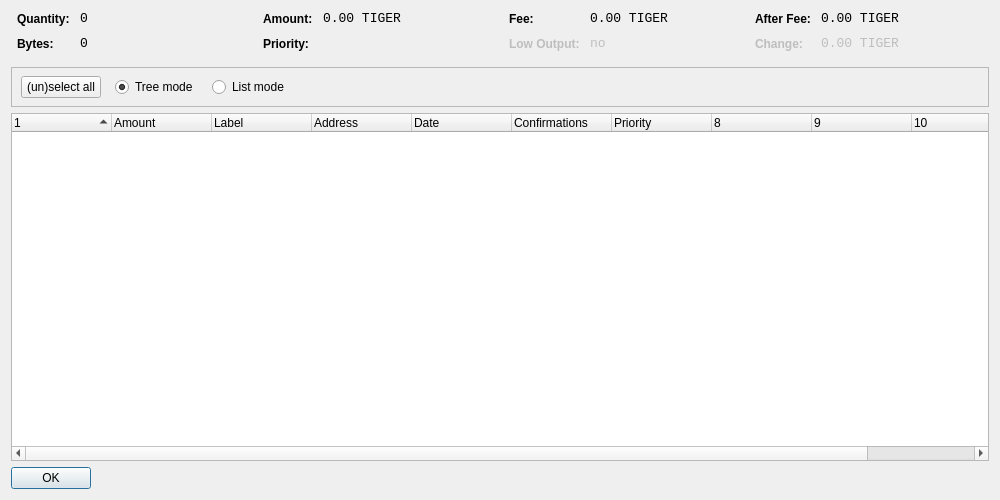
<?xml version="1.0" encoding="UTF-8"?>
<ui version="4.0">
 <class>CoinControlDialog</class>
 <widget class="QDialog" name="CoinControlDialog">
  <property name="geometry">
   <rect>
    <x>0</x>
    <y>0</y>
    <width>1000</width>
    <height>500</height>
   </rect>
  </property>
  <property name="windowTitle">
   <string>Coin Control</string>
  </property>
  <layout class="QVBoxLayout" name="verticalLayout">
   <item>
    <layout class="QHBoxLayout" name="horizontalLayoutTop" stretch="0,0,0,0">
     <property name="topMargin">
      <number>0</number>
     </property>
     <property name="bottomMargin">
      <number>10</number>
     </property>
     <item>
      <layout class="QFormLayout" name="formLayoutCoinControl1">
       <property name="horizontalSpacing">
        <number>10</number>
       </property>
       <property name="verticalSpacing">
        <number>10</number>
       </property>
       <property name="leftMargin">
        <number>6</number>
       </property>
       <property name="rightMargin">
        <number>6</number>
       </property>
       <item row="0" column="0">
        <widget class="QLabel" name="labelCoinControlQuantityText">
         <property name="styleSheet">
          <string notr="true">font-weight:bold;</string>
         </property>
         <property name="text">
          <string>Quantity:</string>
         </property>
        </widget>
       </item>
       <item row="0" column="1">
        <widget class="QLabel" name="labelCoinControlQuantity">
         <property name="font">
          <font>
           <family>Monospace</family>
           <pointsize>10</pointsize>
          </font>
         </property>
         <property name="cursor">
          <cursorShape>IBeamCursor</cursorShape>
         </property>
         <property name="contextMenuPolicy">
          <enum>Qt::ActionsContextMenu</enum>
         </property>
         <property name="text">
          <string notr="true">0</string>
         </property>
         <property name="textInteractionFlags">
          <set>Qt::LinksAccessibleByMouse|Qt::TextSelectableByKeyboard|Qt::TextSelectableByMouse</set>
         </property>
        </widget>
       </item>
       <item row="1" column="0">
        <widget class="QLabel" name="labelCoinControlBytesText">
         <property name="styleSheet">
          <string notr="true">font-weight:bold;</string>
         </property>
         <property name="text">
          <string>Bytes:</string>
         </property>
        </widget>
       </item>
       <item row="1" column="1">
        <widget class="QLabel" name="labelCoinControlBytes">
         <property name="font">
          <font>
           <family>Monospace</family>
           <pointsize>10</pointsize>
          </font>
         </property>
         <property name="cursor">
          <cursorShape>IBeamCursor</cursorShape>
         </property>
         <property name="contextMenuPolicy">
          <enum>Qt::ActionsContextMenu</enum>
         </property>
         <property name="text">
          <string notr="true">0</string>
         </property>
         <property name="textInteractionFlags">
          <set>Qt::LinksAccessibleByMouse|Qt::TextSelectableByKeyboard|Qt::TextSelectableByMouse</set>
         </property>
        </widget>
       </item>
      </layout>
     </item>
     <item>
      <layout class="QFormLayout" name="formLayoutCoinControl2">
       <property name="horizontalSpacing">
        <number>10</number>
       </property>
       <property name="verticalSpacing">
        <number>10</number>
       </property>
       <property name="leftMargin">
        <number>6</number>
       </property>
       <property name="rightMargin">
        <number>6</number>
       </property>
       <item row="0" column="0">
        <widget class="QLabel" name="labelCoinControlAmountText">
         <property name="styleSheet">
          <string notr="true">font-weight:bold;</string>
         </property>
         <property name="text">
          <string>Amount:</string>
         </property>
        </widget>
       </item>
       <item row="0" column="1">
        <widget class="QLabel" name="labelCoinControlAmount">
         <property name="font">
          <font>
           <family>Monospace</family>
           <pointsize>10</pointsize>
          </font>
         </property>
         <property name="cursor">
          <cursorShape>IBeamCursor</cursorShape>
         </property>
         <property name="contextMenuPolicy">
          <enum>Qt::ActionsContextMenu</enum>
         </property>
         <property name="text">
          <string notr="true">0.00 TIGER</string>
         </property>
         <property name="textInteractionFlags">
          <set>Qt::LinksAccessibleByMouse|Qt::TextSelectableByKeyboard|Qt::TextSelectableByMouse</set>
         </property>
        </widget>
       </item>
       <item row="1" column="0">
        <widget class="QLabel" name="labelCoinControlPriorityText">
         <property name="styleSheet">
          <string notr="true">font-weight:bold;</string>
         </property>
         <property name="text">
          <string>Priority:</string>
         </property>
        </widget>
       </item>
       <item row="1" column="1">
        <widget class="QLabel" name="labelCoinControlPriority">
         <property name="font">
          <font>
           <family>Monospace</family>
           <pointsize>10</pointsize>
          </font>
         </property>
         <property name="cursor">
          <cursorShape>IBeamCursor</cursorShape>
         </property>
         <property name="contextMenuPolicy">
          <enum>Qt::ActionsContextMenu</enum>
         </property>
         <property name="text">
          <string/>
         </property>
         <property name="textInteractionFlags">
          <set>Qt::LinksAccessibleByMouse|Qt::TextSelectableByKeyboard|Qt::TextSelectableByMouse</set>
         </property>
        </widget>
       </item>
      </layout>
     </item>
     <item>
      <layout class="QFormLayout" name="formLayoutCoinControl3">
       <property name="horizontalSpacing">
        <number>10</number>
       </property>
       <property name="verticalSpacing">
        <number>10</number>
       </property>
       <property name="leftMargin">
        <number>6</number>
       </property>
       <property name="rightMargin">
        <number>6</number>
       </property>
       <item row="0" column="0">
        <widget class="QLabel" name="labelCoinControlFeeText">
         <property name="styleSheet">
          <string notr="true">font-weight:bold;</string>
         </property>
         <property name="text">
          <string>Fee:</string>
         </property>
        </widget>
       </item>
       <item row="0" column="1">
        <widget class="QLabel" name="labelCoinControlFee">
         <property name="font">
          <font>
           <family>Monospace</family>
           <pointsize>10</pointsize>
          </font>
         </property>
         <property name="cursor">
          <cursorShape>IBeamCursor</cursorShape>
         </property>
         <property name="contextMenuPolicy">
          <enum>Qt::ActionsContextMenu</enum>
         </property>
         <property name="text">
          <string notr="true">0.00 TIGER</string>
         </property>
         <property name="textInteractionFlags">
          <set>Qt::LinksAccessibleByMouse|Qt::TextSelectableByKeyboard|Qt::TextSelectableByMouse</set>
         </property>
        </widget>
       </item>
       <item row="1" column="0">
        <widget class="QLabel" name="labelCoinControlLowOutputText">
         <property name="enabled">
          <bool>false</bool>
         </property>
         <property name="styleSheet">
          <string notr="true">font-weight:bold;</string>
         </property>
         <property name="text">
          <string>Low Output:</string>
         </property>
        </widget>
       </item>
       <item row="1" column="1">
        <widget class="QLabel" name="labelCoinControlLowOutput">
         <property name="enabled">
          <bool>false</bool>
         </property>
         <property name="font">
          <font>
           <family>Monospace</family>
           <pointsize>10</pointsize>
          </font>
         </property>
         <property name="cursor">
          <cursorShape>IBeamCursor</cursorShape>
         </property>
         <property name="contextMenuPolicy">
          <enum>Qt::ActionsContextMenu</enum>
         </property>
         <property name="text">
          <string notr="true">no</string>
         </property>
         <property name="textInteractionFlags">
          <set>Qt::LinksAccessibleByMouse|Qt::TextSelectableByKeyboard|Qt::TextSelectableByMouse</set>
         </property>
        </widget>
       </item>
      </layout>
     </item>
     <item>
      <layout class="QFormLayout" name="formLayoutCoinControl4">
       <property name="horizontalSpacing">
        <number>10</number>
       </property>
       <property name="verticalSpacing">
        <number>10</number>
       </property>
       <property name="leftMargin">
        <number>6</number>
       </property>
       <property name="rightMargin">
        <number>6</number>
       </property>
       <item row="0" column="0">
        <widget class="QLabel" name="labelCoinControlAfterFeeText">
         <property name="styleSheet">
          <string notr="true">font-weight:bold;</string>
         </property>
         <property name="text">
          <string>After Fee:</string>
         </property>
        </widget>
       </item>
       <item row="0" column="1">
        <widget class="QLabel" name="labelCoinControlAfterFee">
         <property name="font">
          <font>
           <family>Monospace</family>
           <pointsize>10</pointsize>
          </font>
         </property>
         <property name="cursor">
          <cursorShape>IBeamCursor</cursorShape>
         </property>
         <property name="contextMenuPolicy">
          <enum>Qt::ActionsContextMenu</enum>
         </property>
         <property name="text">
          <string notr="true">0.00 TIGER</string>
         </property>
         <property name="textInteractionFlags">
          <set>Qt::LinksAccessibleByMouse|Qt::TextSelectableByKeyboard|Qt::TextSelectableByMouse</set>
         </property>
        </widget>
       </item>
       <item row="1" column="0">
        <widget class="QLabel" name="labelCoinControlChangeText">
         <property name="enabled">
          <bool>false</bool>
         </property>
         <property name="styleSheet">
          <string notr="true">font-weight:bold;</string>
         </property>
         <property name="text">
          <string>Change:</string>
         </property>
        </widget>
       </item>
       <item row="1" column="1">
        <widget class="QLabel" name="labelCoinControlChange">
         <property name="enabled">
          <bool>false</bool>
         </property>
         <property name="font">
          <font>
           <family>Monospace</family>
           <pointsize>10</pointsize>
          </font>
         </property>
         <property name="cursor">
          <cursorShape>IBeamCursor</cursorShape>
         </property>
         <property name="contextMenuPolicy">
          <enum>Qt::ActionsContextMenu</enum>
         </property>
         <property name="text">
          <string notr="true">0.00 TIGER</string>
         </property>
         <property name="textInteractionFlags">
          <set>Qt::LinksAccessibleByMouse|Qt::TextSelectableByKeyboard|Qt::TextSelectableByMouse</set>
         </property>
        </widget>
       </item>
      </layout>
     </item>
    </layout>
   </item>
   <item>
    <widget class="QFrame" name="frame">
     <property name="minimumSize">
      <size>
       <width>0</width>
       <height>40</height>
      </size>
     </property>
     <property name="frameShape">
      <enum>QFrame::StyledPanel</enum>
     </property>
     <property name="frameShadow">
      <enum>QFrame::Sunken</enum>
     </property>
     <widget class="QWidget" name="horizontalLayoutWidget">
      <property name="geometry">
       <rect>
        <x>10</x>
        <y>0</y>
        <width>781</width>
        <height>41</height>
       </rect>
      </property>
      <layout class="QHBoxLayout" name="horizontalLayoutPanel" stretch="0,0,0,0">
       <property name="spacing">
        <number>14</number>
       </property>
       <item>
        <widget class="QPushButton" name="pushButtonSelectAll">
         <property name="sizePolicy">
          <sizepolicy hsizetype="Maximum" vsizetype="Fixed">
           <horstretch>0</horstretch>
           <verstretch>0</verstretch>
          </sizepolicy>
         </property>
         <property name="text">
          <string>(un)select all</string>
         </property>
        </widget>
       </item>
       <item>
        <widget class="QRadioButton" name="radioTreeMode">
         <property name="sizePolicy">
          <sizepolicy hsizetype="Maximum" vsizetype="Fixed">
           <horstretch>0</horstretch>
           <verstretch>0</verstretch>
          </sizepolicy>
         </property>
         <property name="text">
          <string>Tree mode</string>
         </property>
         <property name="checked">
          <bool>true</bool>
         </property>
        </widget>
       </item>
       <item>
        <widget class="QRadioButton" name="radioListMode">
         <property name="sizePolicy">
          <sizepolicy hsizetype="Maximum" vsizetype="Fixed">
           <horstretch>0</horstretch>
           <verstretch>0</verstretch>
          </sizepolicy>
         </property>
         <property name="text">
          <string>List mode</string>
         </property>
        </widget>
       </item>
       <item>
        <spacer name="horizontalSpacer">
         <property name="orientation">
          <enum>Qt::Horizontal</enum>
         </property>
         <property name="sizeHint" stdset="0">
          <size>
           <width>40</width>
           <height>20</height>
          </size>
         </property>
        </spacer>
       </item>
      </layout>
     </widget>
    </widget>
   </item>
   <item>
    <widget class="CoinControlTreeWidget" name="treeWidget">
     <property name="contextMenuPolicy">
      <enum>Qt::CustomContextMenu</enum>
     </property>
     <property name="sortingEnabled">
      <bool>false</bool>
     </property>
     <property name="columnCount">
      <number>11</number>
     </property>
     <attribute name="headerShowSortIndicator" stdset="0">
      <bool>true</bool>
     </attribute>
     <attribute name="headerStretchLastSection">
      <bool>false</bool>
     </attribute>
     <column>
      <property name="text">
       <string/>
      </property>
     </column>
     <column>
      <property name="text">
       <string>Amount</string>
      </property>
     </column>
     <column>
      <property name="text">
       <string>Label</string>
      </property>
     </column>
     <column>
      <property name="text">
       <string>Address</string>
      </property>
     </column>
     <column>
      <property name="text">
       <string>Date</string>
      </property>
     </column>
     <column>
      <property name="text">
       <string>Confirmations</string>
      </property>
      <property name="toolTip">
       <string>Confirmed</string>
      </property>
     </column>
     <column>
      <property name="text">
       <string>Priority</string>
      </property>
     </column>
     <column>
      <property name="text">
       <string/>
      </property>
     </column>
     <column>
      <property name="text">
       <string/>
      </property>
     </column>
     <column>
      <property name="text">
       <string/>
      </property>
     </column>
     <column>
      <property name="text">
       <string/>
      </property>
     </column>
    </widget>
   </item>
   <item>
    <widget class="QDialogButtonBox" name="buttonBox">
     <property name="sizePolicy">
      <sizepolicy hsizetype="Maximum" vsizetype="Fixed">
       <horstretch>0</horstretch>
       <verstretch>0</verstretch>
      </sizepolicy>
     </property>
     <property name="orientation">
      <enum>Qt::Horizontal</enum>
     </property>
     <property name="standardButtons">
      <set>QDialogButtonBox::Ok</set>
     </property>
    </widget>
   </item>
  </layout>
 </widget>
 <customwidgets>
  <customwidget>
   <class>CoinControlTreeWidget</class>
   <extends>QTreeWidget</extends>
   <header>coincontroltreewidget.h</header>
  </customwidget>
 </customwidgets>
 <resources/>
 <connections/>
</ui>
